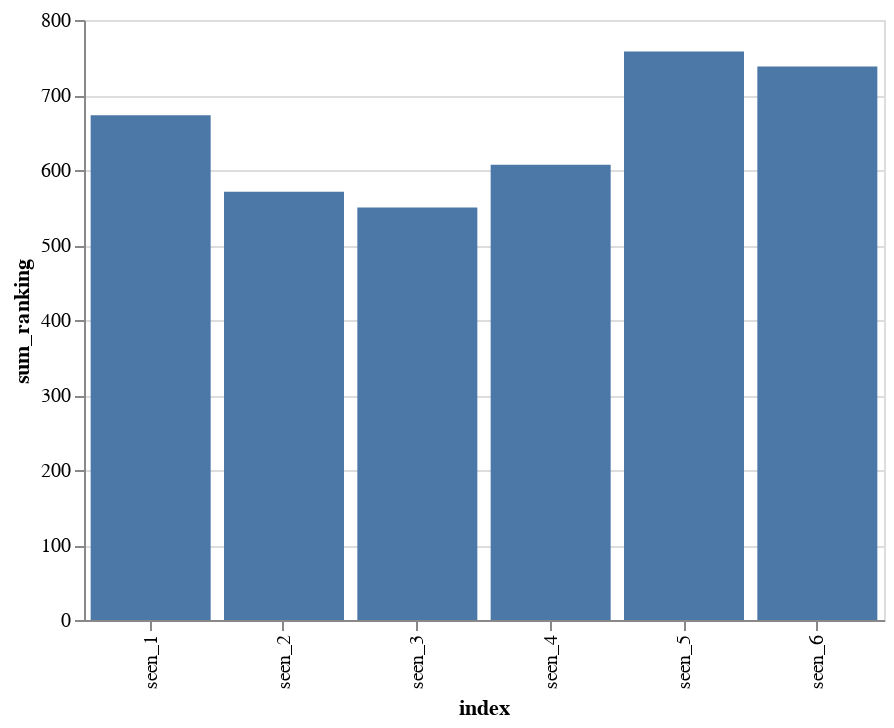

Notebook source saved alongside this figure:
### Code cell
star_wars.iloc[:,3:9].sum().plot.bar()

sums = star_wars.iloc[:,3:9].sum().to_frame().reset_index()
sums = sums.rename(columns={0:'sum_ranking'})

alt.Chart(sums).mark_bar().encode(
    x = 'index:N',
    y = 'sum_ranking:Q'
)

### Figure 1 — Vega-Lite specification as saved in the notebook (floating-point values rounded to 4 significant figures)
{"$schema": "https://vega.github.io/schema/vega-lite/v2.6.0.json", "config": {"view": {"height": 300, "width": 400}}, "data": {"name": "data-28f671c29840bce62a8dd69d3bfa35e6"}, "datasets": {"data-28f671c29840bce62a8dd69d3bfa35e6": [{"index": "seen_1", "sum_ranking": 673}, {"index": "seen_2", "sum_ranking": 571}, {"index": "seen_3", "sum_ranking": 550}, {"index": "seen_4", "sum_ranking": 607}, {"index": "seen_5", "sum_ranking": 758}, {"index": "seen_6", "sum_ranking": 738}]}, "encoding": {"x": {"field": "index", "type": "nominal"}, "y": {"field": "sum_ranking", "type": "quantitative"}}, "mark": "bar"}
